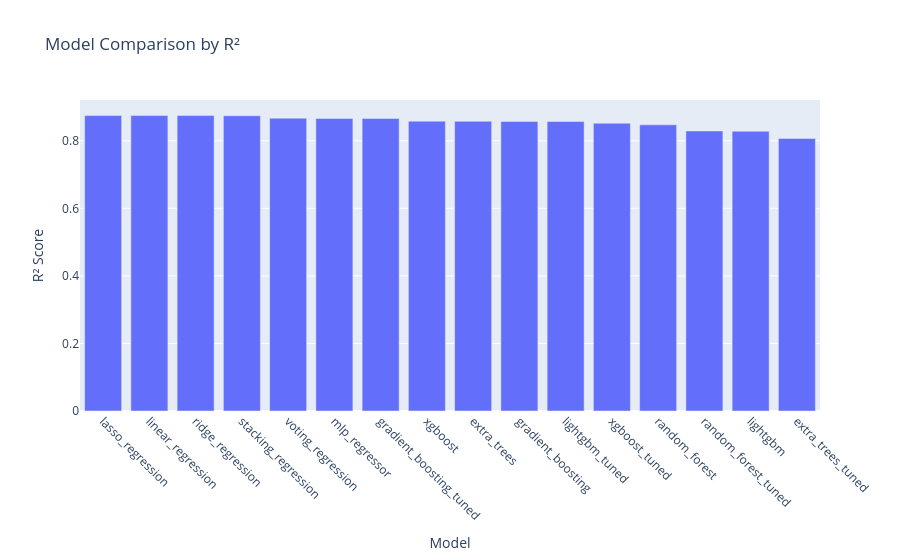

Source (notebook cell):
### Code cell
# Visualizing R² comparison

fig = px.bar(
    r2_comparison,
    x='Model',
    y='R²',
    title='Model Comparison by R²',
    labels={
        'Model': 'Model',
        'R²': 'R² Score'
    }
)

fig.update_xaxes(tickangle=45)

fig.show()

### Figure 1 — Plotly figure (JSON) as saved in the notebook; plotly's stock layout.template omitted (floating-point values rounded to 4 significant figures)
{"data": [{"hovertemplate": "Model=%{x}<br>R² Score=%{y}<extra></extra>", "legendgroup": "", "marker": {"color": "#636efa", "pattern": {"shape": ""}}, "name": "", "orientation": "v", "showlegend": false, "textposition": "auto", "type": "bar", "x": ["lasso_regression", "linear_regression", "ridge_regression", "stacking_regression", "voting_regression", "mlp_regressor", "gradient_boosting_tuned", "xgboost", "extra_trees", "gradient_boosting", "lightgbm_tuned", "xgboost_tuned", "random_forest", "random_forest_tuned", "lightgbm", "extra_trees_tuned"], "xaxis": "x", "y": [0.8747, 0.8747, 0.8747, 0.874, 0.867, 0.866, 0.8659, 0.8581, 0.8577, 0.8573, 0.8571, 0.8518, 0.8472, 0.8292, 0.8282, 0.807], "yaxis": "y"}], "layout": {"barmode": "relative", "legend": {"tracegroupgap": 0}, "title": {"text": "Model Comparison by R²"}, "xaxis": {"anchor": "y", "domain": [0, 1], "tickangle": 45, "title": {"text": "Model"}}, "yaxis": {"anchor": "x", "domain": [0, 1], "title": {"text": "R² Score"}}}}
